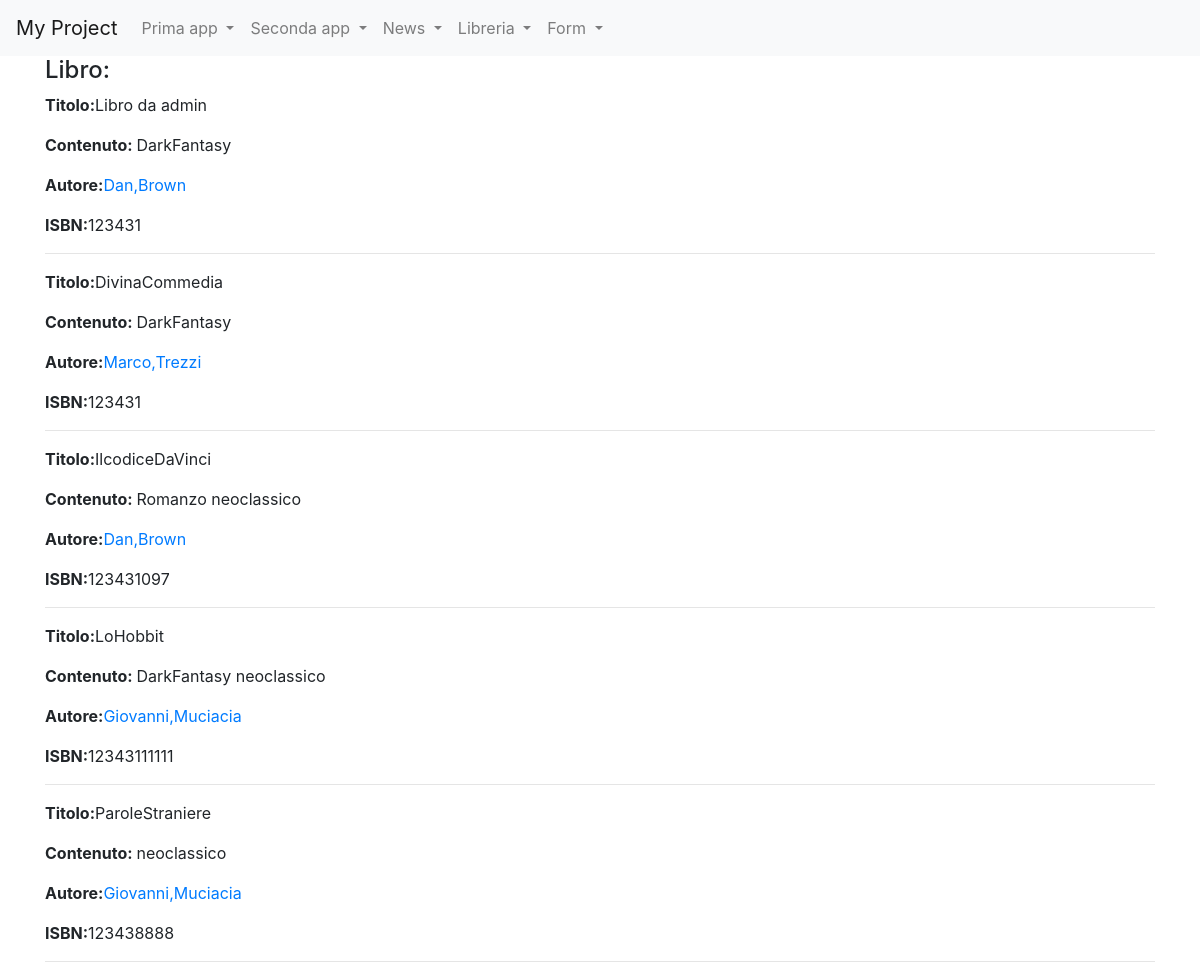
The page /libreria/lista_libri/ on the database its author committed.
### libreria/models.py (models this page shows, shortened)
class Libro_ma (models.Model):
    titolo = models.CharField(max_length=20)
    ISBN = models.CharField(max_length=20)
    autore = models.ForeignKey(Autore_ma, on_delete=models.CASCADE, related_name="libri")
    genere = models.ManyToManyField(Genere_ma)
    class Meta:
        verbose_name="Libro"
        verbose_name_plural="Libri"

class Genere_ma(models.Model):
    genere= models.CharField(max_length=20)
    def __str__(self):
        return self.genere
    class Meta:
        verbose_name="Genere"
        verbose_name_plural="Generi"

class Autore_ma (models.Model):
    nome= models.CharField(max_length=20)
    cognome= models.CharField(max_length=20)
    class Meta:
        verbose_name="Autore"
        verbose_name_plural="Autori"

### libreria/views.py (the view)
# urls.py: path("lista_libri/",LibroListView.as_view(), name="lista_libri"),
class LibroListView(ListView):
    model=Libro_ma
    template_name="lista_libri.html"
    def get_context_data(self, **kwargs):
        context=super().get_context_data(**kwargs)
        context["libri"]= Libro_ma.objects.all()
        return context

### libreria/templates/lista_libri.html (shortened to what this page needs)
{% extends 'base.html'%}
{%block content%}
    <h4>Libro: </h4>
    {% for libro in libri %}
        <p><strong>Titolo:</strong>{{libro.titolo}}</a></p>
        <p><strong>Contenuto: </strong>{{libro.genere.all|join:" "}}</p>
        <p><strong>Autore:</strong><a href="{% url 'libreria:autore_detail' libro.autore.id %}">{{libro.autore.nome}},{{libro.autore.cognome}}</a></p>
        <p><strong>ISBN:</strong>{{libro.ISBN}}</p>
        <hr>
    {% endfor %}
{% endblock content %}

### rows shown on the page
Libro_ma: titolo "Libro da admin", genere.all "DarkFantasy", autore.nome "Dan", autore.cognome "Brown", ISBN "123431"
Libro_ma: titolo "DivinaCommedia", genere.all "DarkFantasy", autore.nome "Marco", autore.cognome "Trezzi", ISBN "123431"
Libro_ma: titolo "IlcodiceDaVinci", genere.all "Romanzo neoclassico", autore.nome "Dan", autore.cognome "Brown", ISBN "123431097"
Libro_ma: titolo "LoHobbit", genere.all "DarkFantasy neoclassico", autore.nome "Giovanni", autore.cognome "Muciacia", ISBN "12343111111"
Libro_ma: titolo "ParoleStraniere", genere.all "neoclassico", autore.nome "Giovanni", autore.cognome "Muciacia", ISBN "123438888"
